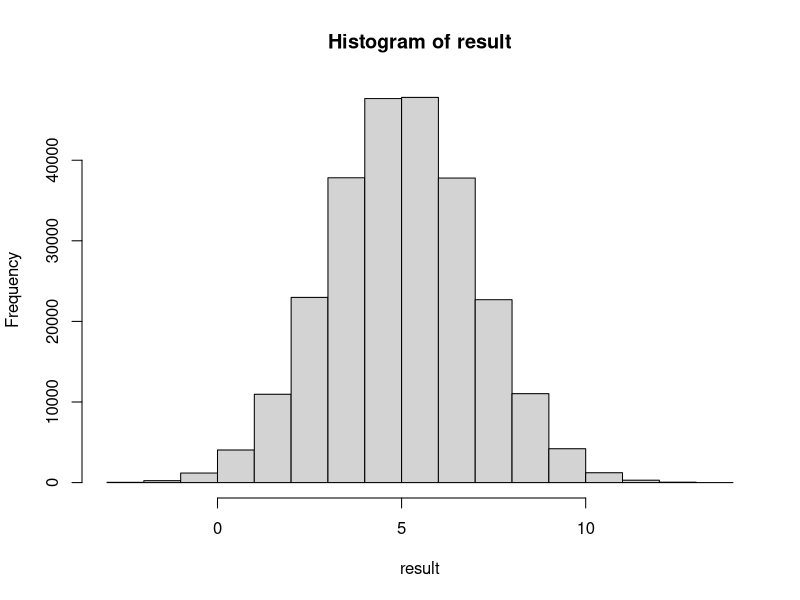
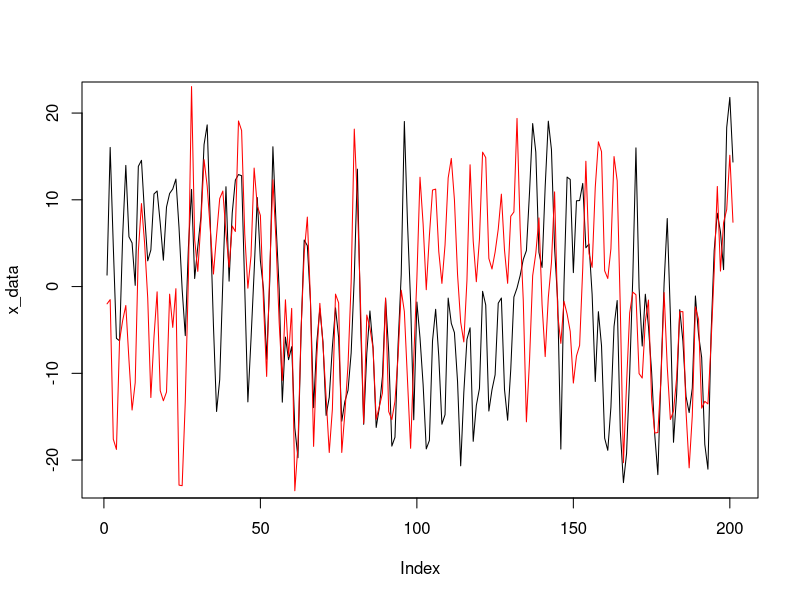
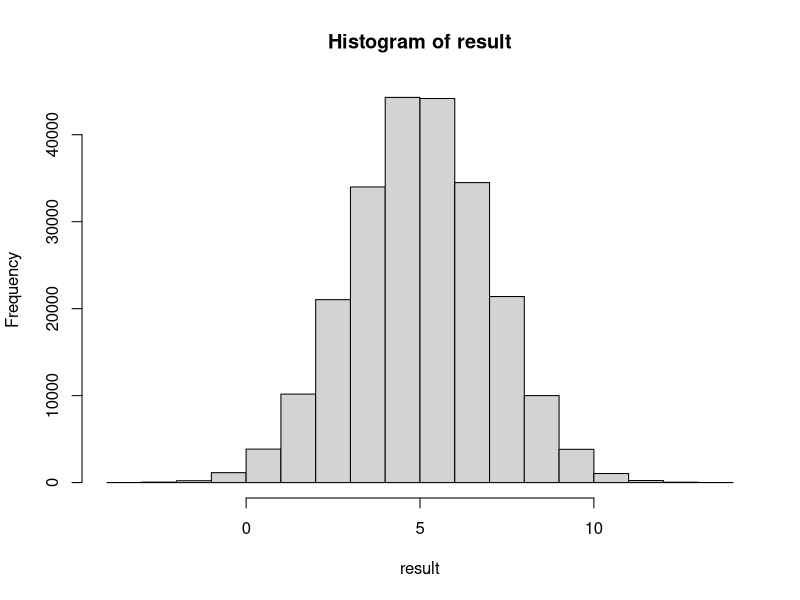

Recreate these plots in R, in order.
## ---- chunk 1
knitr::opts_chunk$set(echo = TRUE)
## ---- chunk 2
result = unname(as.matrix(read.table("mh_results.txt")))
hist(result)
## ---- chunk 3
data = unname(as.matrix(read.table("bootstrap_data.txt")))
x_data = data[1:201, ]
y_data = data[202:402, ]
particles = matrix(data[403:nrow(data), ], nrow=201, ncol=1000)
x_mean = apply(particles, 1, mean)
plot(x_data, col="black",type="l")
lines(x_mean, col="red")
## ---- chunk 4
result = unname(as.matrix(read.table("mh_results_openmp.txt")))
hist(result)
